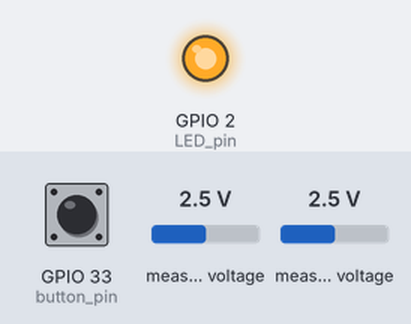
This sketch was run on a simulated ESP32. Shown: output pins drawn as LEDs (lit = HIGH). The inputs (shaded band) are chosen by the test bench; at power-on: GPIO 33 (button_pin) HIGH, measured voltage 2.5 V. What the sketch prints to the serial monitor is not drawn.

Above: at 1.2 s.
1.3 s: GPIO 33 (button_pin) pulled LOW for 0.15 s
At 2.5 s:
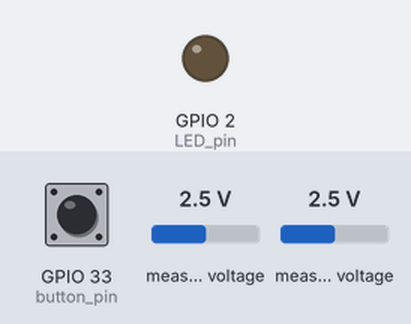
2.9 s: GPIO 33 (button_pin) pulled LOW for 1 s
At 3.9 s:
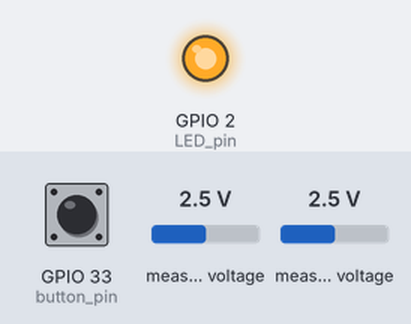
5.4 s: GPIO 33 (button_pin) pulled LOW for 3.2 s
At 5.8 s:
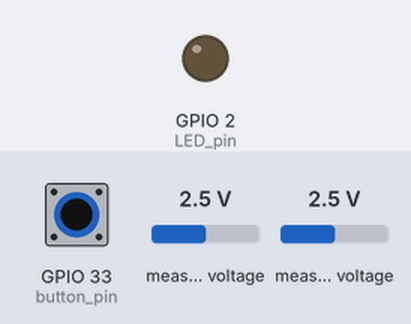
Timing chart, 0 to 8.4 s (numbered marks = the images above; inputs shaded):
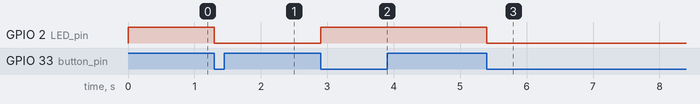

Measured:
- after the input at 1.3 s, GPIO 2 (LED_pin): HIGH → LOW at once
- after the input at 2.9 s, GPIO 2 (LED_pin): LOW → HIGH at once
- after the input at 5.4 s, GPIO 2 (LED_pin): HIGH → LOW at once

The sketch:

EMG_ESP32.ino
```cpp
// (licence header left out)
#include <Adafruit_ADS1X15.h>

Adafruit_ADS1015 ads;     /* Use this for the 12-bit ADC version */

const int LED_pin = 2;
const int button_pin = 33;
bool state = 1;
bool parallax = false; // True if you want to acquire with Parallax PLX-DAQ
int16_t ch1, ch2;
float volts1, volts2;

void setup(void)
{
  //Serial.begin(256000); // Fastest Baud rate for Parallax PLX-DAQ
  Serial.begin(2000000);
  //To transmit in Parallax PLX-DAQ
  Serial.println("CLEARDATA");
  Serial.println("LABEL,Realtime,EMG_ch1, EMG_ch2,Time(ms)");

  pinMode(LED_pin, OUTPUT);
  pinMode(button_pin, INPUT_PULLUP);

  digitalWrite(LED_pin, state);

  // The Interrupt calls the function _mode
  attachInterrupt(digitalPinToInterrupt(button_pin), _mode, FALLING);

  // The ADC input range (or gain) can be changed via the following
  // functions, but be careful never to exceed VDD +0.3V max, or to
  // exceed the upper and lower limits if you adjust the input range!
  // Setting these values incorrectly may destroy your ADC!
  //                                                                ADS1015  ADS1115
  //                                                                -------  -------
   //ads.setGain(GAIN_TWOTHIRDS);  // 2/3x gain +/- 6.144V  1 bit = 3mV      0.1875mV (default)
   ads.setGain(GAIN_ONE);        // 1x gain   +/- 4.096V  1 bit = 2mV      0.125mV
  // ads.setGain(GAIN_TWO);        // 2x gain   +/- 2.048V  1 bit = 1mV      0.0625mV
  // ads.setGain(GAIN_FOUR);       // 4x gain   +/- 1.024V  1 bit = 0.5mV    0.03125mV
  // ads.setGain(GAIN_EIGHT);      // 8x gain   +/- 0.512V  1 bit = 0.25mV   0.015625mV
  // ads.setGain(GAIN_SIXTEEN);    // 16x gain  +/- 0.256V  1 bit = 0.125mV  0.0078125mV

  Wire.setClock(400000);
  ads.setDataRate(RATE_ADS1015_3300SPS); // Fastes sampling rate possible on the ADC
  ads.begin();
  //delay(1000);

}

void loop(void)
{
  digitalWrite(LED_pin, state);

  // unsigned long start = micros();
  if (state == 1)
  {
    // Read the two ADC channels
    ch2 = ads.readADC_SingleEnded(1);
    ch1 = ads.readADC_SingleEnded(2);

    // Convert the 12 bit data into volts
    volts1 = ads.computeVolts(ch1);
    volts2 = ads.computeVolts(ch2);

    if (parallax == true)
    {
      //To transmit in Parallax PLX-DAQ
      Serial_Parallax_PLX_DAQ();
    }
    else
    {
      //Regular serial print
      _print();
    }
  }
  if (state == 0)
  {
    // Read only channel 1
    ch1 = ads.readADC_SingleEnded(2);

    // Convert the 12 bit data into volts
    volts1 = ads.computeVolts(ch1);

    if (parallax == true)
    {
      //To transmit in Parallax PLX-DAQ
      Serial_Parallax_PLX_DAQ_1ch();
    }
    else
    {
      //Regular serial print
      _print_1ch();
    }
  }
}

void Serial_Parallax_PLX_DAQ()
{
  Serial.print("DATA,TIME,");
  Serial.print(volts1);
  Serial.print(",");
  Serial.print(volts2);
  Serial.print(",");
  Serial.println(millis());
}

void Serial_Parallax_PLX_DAQ_1ch()
{
  Serial.print("DATA,TIME,");
  Serial.print(volts1);
  Serial.print(",");
  Serial.println(millis());
}

void _print()
{
  Serial.print(volts1);
  Serial.print(" ");
  Serial.print(volts2);
  Serial.print(" ");
  Serial.println(millis());
}

void _print_1ch()
{
  Serial.print(volts1);
  Serial.print(" ");
  Serial.println(millis());
}

void _mode()
{
  state = !state;
}
```
